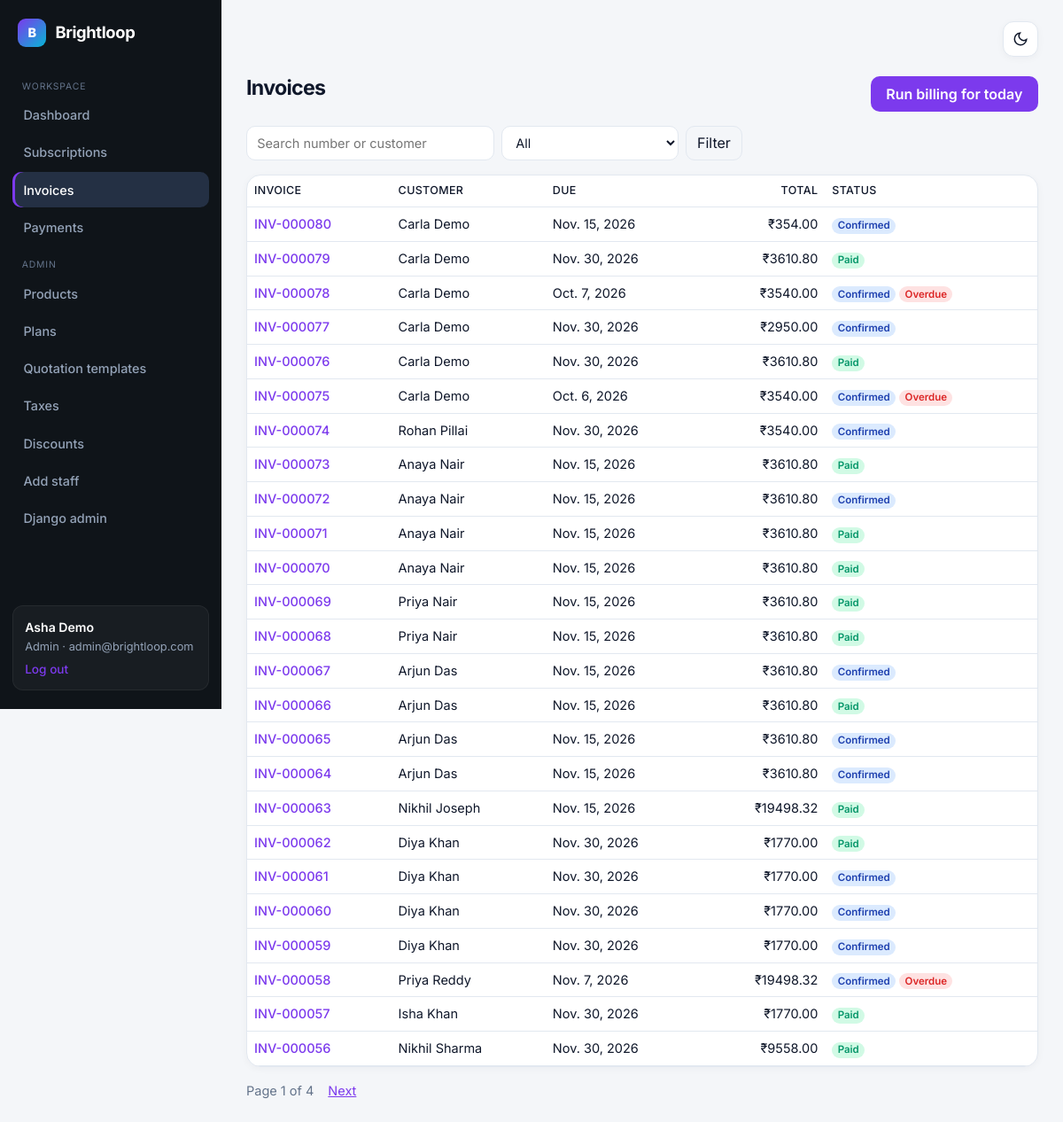
Screenshot of /invoices/ (signed in) with the database file from the repository.
### core/models.py (models this page shows, shortened)
class User(AbstractUser):
    ROLES = [('admin', 'Admin'), ('staff', 'Internal staff'), ('customer', 'Customer')]
    email = models.EmailField(unique=True)
    role = models.CharField(max_length=10, choices=ROLES, default='customer')
    @property
    def is_admin_role(self):
        return self.role == 'admin'
    @property
    def is_team(self):
        return self.role in ('admin', 'staff')
    def __str__(self):
        return self.get_full_name() or self.email

class Invoice(models.Model):
    STATUSES = [('draft', 'Draft'), ('confirmed', 'Confirmed'), ('paid', 'Paid'), ('cancelled', 'Cancelled')]
    number = models.CharField(max_length=20, unique=True, blank=True)
    subscription = models.ForeignKey(Subscription, on_delete=models.PROTECT, related_name='invoices')
    customer = models.ForeignKey(User, on_delete=models.PROTECT, related_name='invoices')
    period_start = models.DateField()
    issue_date = models.DateField(default=date.today)
    due_date = models.DateField(db_index=True)
    subtotal = models.DecimalField(max_digits=12, decimal_places=2, default=0)
    discount_total = models.DecimalField(max_digits=12, decimal_places=2, default=0)
    tax_total = models.DecimalField(max_digits=12, decimal_places=2, default=0)
    total = models.DecimalField(max_digits=12, decimal_places=2, default=0)
    status = models.CharField(max_length=10, choices=STATUSES, default='draft', db_index=True)
    sent = models.BooleanField(default=False)
    discounts_applied = models.CharField(max_length=250, blank=True)
    class Meta:
        constraints = [models.UniqueConstraint(fields=['subscription', 'period_start'], name='one_invoice_per_period')]
        ordering = ['-id']
    @property
    def is_overdue(self):
        return self.status in ('draft', 'confirmed') and self.due_date < date.today()

### core/views.py (the view)
# urls.py: path('invoices/', v.invoice_list, name='invoice_list'),
@team
def invoice_list(request):
    qs = Invoice.objects.select_related('customer').order_by('-id')
    f = request.GET.get('filter', '')
    today = date.today()
    if f == 'overdue':
        qs = qs.filter(status__in=['draft', 'confirmed'], due_date__lt=today)
    elif f == 'outstanding':
        qs = qs.filter(status__in=['draft', 'confirmed'])
    elif f:
        qs = qs.filter(status=f)
    s = request.GET.get('q', '')
    if s:
        qs = qs.filter(Q(number__icontains=s) | Q(customer__email__icontains=s))
    return render(request, 'core/invoices.html', {'page': page(request, qs), 'f': f, 'q': s})

### core/views.py (called while the page is built)
def role_required(*roles):
    def deco(view):
        @wraps(view)
        @login_required
        def inner(request, *a, **kw):
            if request.user.role not in roles:
                return render(request, 'core/forbidden.html', status=403)
            return view(request, *a, **kw)
        return inner
    return deco

def page(request, qs, n=25):
    return Paginator(qs, n).get_page(request.GET.get('page'))

### core/templates/core/invoices.html (shortened to what this page needs)
{% extends 'core/base.html' %}{% block content %}
<div class="d-flex justify-content-between mb-3"><h1 class="m-0">Invoices</h1>
<form method="post" action="{% url 'run_billing' %}">{% csrf_token %}<button class="btn btn-brand">Run billing for today</button></form></div>
<form class="std d-flex gap-2 mb-3" method="get"><input name="q" value="{{ q }}" placeholder="Search number or customer" style="max-width:280px">
<select name="filter" style="max-width:200px"><option value="" {% if not f %}selected{% endif %}>All</option></select>
<button class="btn btn-outline-secondary">Filter</button></form>
<div class="panel p-0 table-responsive"><table class="table m-0"><thead><tr><th>Invoice</th><th>Customer</th><th>Due</th><th class="text-end">Total</th><th>Status</th></tr></thead>
{% for i in page %}<tr><td><a href="{% url 'invoice_detail' i.pk %}">{{ i.number }}</a></td><td>{{ i.customer }}</td><td>{{ i.due_date }}</td><td class="text-end">₹{{ i.total }}</td>
<td><span class="badge st-{{ i.status }}">{{ i.get_status_display }}</span>{% if i.is_overdue %} <span class="badge st-overdue">Overdue</span>{% endif %}</td></tr>
{% empty %}<tr><td colspan="5" class="text-muted p-4">No invoices yet. Activate a subscription, then run billing.</td></tr>{% endfor %}</table></div>
{% include 'core/_pager.html' %}{% endblock %}

### core/templates/core/base.html (shortened to what this page needs)
{% load static %}<!doctype html>
<html lang="en" data-theme="light">
<head>
<link href="https://cdn.jsdelivr.net/npm/bootstrap@5.3.3/dist/css/bootstrap.min.css" rel="stylesheet">
</head>
<body>
<div class="d-flex layout app">
{% if user.is_authenticated %}
<nav class="side">
  <a class="brand" href="/"><span class="brand-mark">B</span> Brightloop</a>
  {% if user.is_team %}
    <div class="nav-section">Workspace</div>
    <a class="nav-l {% if request.path == '/' %}on{% endif %}" href="{% url 'home' %}">Dashboard</a>
    <a class="nav-l {% if '/subscriptions' in request.path %}on{% endif %}" href="{% url 'subscription_list' %}">Subscriptions</a>
    <a class="nav-l {% if '/invoices' in request.path %}on{% endif %}" href="{% url 'invoice_list' %}">Invoices</a>
    <a class="nav-l {% if '/payments' in request.path %}on{% endif %}" href="{% url 'payment_list' %}">Payments</a>
  {% else %}
    <a class="nav-l on" href="{% url 'portal' %}">My account</a>
  {% endif %}
  {% if user.is_admin_role %}
    <div class="nav-section">Admin</div>
    <a class="nav-l {% if '/manage/products' in request.path %}on{% endif %}" href="{% url 'catalog_products' %}">Products</a>
    <a class="nav-l {% if '/manage/plans' in request.path %}on{% endif %}" href="{% url 'catalog_plans' %}">Plans</a>
    <a class="nav-l {% if '/manage/templates' in request.path %}on{% endif %}" href="{% url 'catalog_templates' %}">Quotation templates</a>
    <a class="nav-l {% if '/manage/taxes' in request.path %}on{% endif %}" href="{% url 'catalog_taxes' %}">Taxes</a>
    <a class="nav-l {% if '/manage/discounts' in request.path %}on{% endif %}" href="{% url 'catalog_discounts' %}">Discounts</a>
    <a class="nav-l {% if '/staff/new' in request.path %}on{% endif %}" href="{% url 'add_staff' %}">Add staff</a>
    <a class="nav-l" href="/admin/">Django admin</a>
  {% endif %}
  <div class="who">
    <div class="name-line">{{ user.get_full_name|default:user.email }}</div>
    {{ user.get_role_display }} · {{ user.email }}
    <form method="post" action="{% url 'logout' %}">{% csrf_token %}<button type="submit">Log out</button></form>
  </div>
</nav>
{% endif %}
<main>
  <div class="topbar noprint">
    <button type="button" class="theme-icon-btn" onclick="toggleTheme()" title="Toggle light / dark" aria-label="Toggle theme">
      <svg class="icon-moon" width="18" height="18" fill="none" stroke="currentColor" stroke-width="2" viewBox="0 0 24 24"><path d="M21 12.79A9 9 0 1111.21 3 7 7 0 0021 12.79z"/></svg>
    </button>
  </div>
  {% block content %}{% endblock %}
</main>
</div>
</body></html>

### rows the page displays
User: get_full_name "Asha Demo", role "Admin", email "admin@brightloop.com"
Invoice: number "INV-000080", customer "Carla Demo", due_date "Nov. 15, 2026", total "354.00", status "Confirmed"
Invoice: number "INV-000079", customer "Carla Demo", due_date "Nov. 30, 2026", total "3610.80", status "Paid"
Invoice: number "INV-000078", customer "Carla Demo", due_date "Oct. 7, 2026", total "3540.00", status "Confirmed", shows "Overdue"
Invoice: number "INV-000077", customer "Carla Demo", due_date "Nov. 30, 2026", total "2950.00", status "Confirmed"
Invoice: number "INV-000076", customer "Carla Demo", due_date "Nov. 30, 2026", total "3610.80", status "Paid"
Invoice: number "INV-000075", customer "Carla Demo", due_date "Oct. 6, 2026", total "3540.00", status "Confirmed", shows "Overdue"
Invoice: number "INV-000074", customer "Rohan Pillai", due_date "Nov. 30, 2026", total "3540.00", status "Confirmed"
Invoice: number "INV-000073", customer "Anaya Nair", due_date "Nov. 15, 2026", total "3610.80", status "Paid"
Invoice: number "INV-000072", customer "Anaya Nair", due_date "Nov. 15, 2026", total "3610.80", status "Confirmed"
Invoice: number "INV-000071", customer "Anaya Nair", due_date "Nov. 15, 2026", total "3610.80", status "Paid"
Invoice: number "INV-000070", customer "Anaya Nair", due_date "Nov. 15, 2026", total "3610.80", status "Paid"
Invoice: number "INV-000069", customer "Priya Nair", due_date "Nov. 15, 2026", total "3610.80", status "Paid"
Invoice: number "INV-000068", customer "Priya Nair", due_date "Nov. 15, 2026", total "3610.80", status "Paid"
Invoice: number "INV-000067", customer "Arjun Das", due_date "Nov. 15, 2026", total "3610.80", status "Confirmed"
Invoice: number "INV-000066", customer "Arjun Das", due_date "Nov. 15, 2026", total "3610.80", status "Paid"
Invoice: number "INV-000065", customer "Arjun Das", due_date "Nov. 15, 2026", total "3610.80", status "Confirmed"
Invoice: number "INV-000064", customer "Arjun Das", due_date "Nov. 15, 2026", total "3610.80", status "Confirmed"
Invoice: number "INV-000063", customer "Nikhil Joseph", due_date "Nov. 15, 2026", total "19498.32", status "Paid"
Invoice: number "INV-000062", customer "Diya Khan", due_date "Nov. 30, 2026", total "1770.00", status "Paid"
Invoice: number "INV-000061", customer "Diya Khan", due_date "Nov. 30, 2026", total "1770.00", status "Confirmed"
Invoice: number "INV-000060", customer "Diya Khan", due_date "Nov. 30, 2026", total "1770.00", status "Confirmed"
Invoice: number "INV-000059", customer "Diya Khan", due_date "Nov. 30, 2026", total "1770.00", status "Confirmed"
Invoice: number "INV-000058", customer "Priya Reddy", due_date "Nov. 7, 2026", total "19498.32", status "Confirmed", shows "Overdue"
Invoice: number "INV-000057", customer "Isha Khan", due_date "Nov. 30, 2026", total "1770.00", status "Paid"
Invoice: number "INV-000056", customer "Nikhil Sharma", due_date "Nov. 30, 2026", total "9558.00", status "Paid"

### other values shown
{{ page.number }} "1"
{{ page.paginator.num_pages }} "4"
